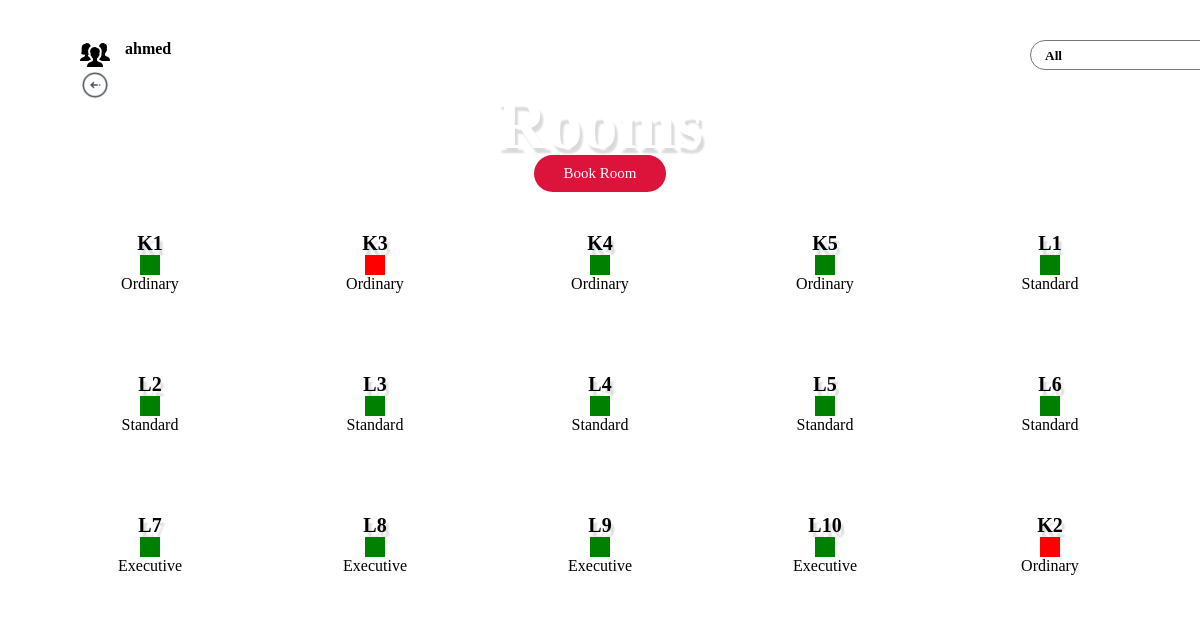
/receptionist/emp_rooms (signed in), run on an earlier commit of the app's database.
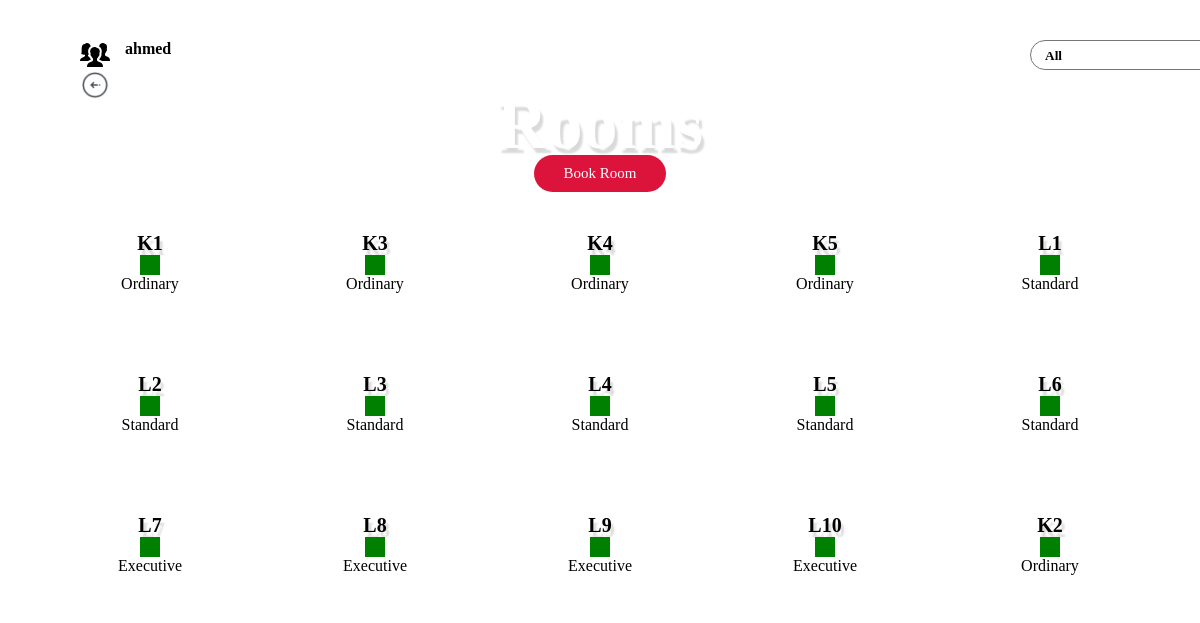
And on a later commit of the database.
### receptionist/models.py (models this page shows, shortened)
class Room(models.Model):
    name = models.TextField(max_length=100, primary_key=True, unique=True)
    capacity = models.IntegerField()
    sizes = (
        ('Executive', 'Executive'),
        ('Ordinary', 'Ordinary'),
        ('Standard', 'Standard'),
        )
    grade = models.CharField(max_length=100, choices=sizes)
    price = models.IntegerField()
    availability = models.BooleanField(default=True)
    next_booked_date = models.DateField(null=True, blank=True)
    next_free_date = models.DateField(null=True, blank=True)

### receptionist/views.py (the view)
@login_required(login_url = './emp_login')
def emp_rooms(request):
    all_rooms = Room.objects.all()
    today = date.today()
    for each_room in all_rooms:
        check = Booking.objects.filter(room_name=each_room.name).first()
        if check is not None and check.active is True:
            print( each_room.name + str(daterange(check.arrival, check.departure)))
            dates = daterange(check.arrival, check.departure)
            for datey in dates:
                if datey == today:
                    each_room.availability = False
                    each_room.save()
                    print('done')
                    break
                else:
                    each_room.availability = True
                    each_room.save()
    return render(request, 'emp_rooms.html', {'all_rooms': all_rooms})

### receptionist/views.py (called while the page is built)
def daterange(start, end):
    return [start + timedelta(n) for n in range(int((end - start).days))]

### templates/emp_rooms.html (shortened to what this page needs)
{% load static %}
<!DOCTYPE html>
<html lang="en">
<head>
    <link rel="stylesheet" href={% static "style.css" %}>
</head>
<body class="body2">
    <div class="container dash">
        <h1 class="h1">Rooms</h1>
        <div class="logout1">
            <div class="iden">
                <img src={% static  "./images/icons/people_60px.png" %} alt="">
                {% if user.is_authenticated %}
                <p>{{user.username}}</p>
                {% endif %}
            </div>
            <a href="./emp_dashboard"><img src={% static "./images/icons/back_arrow_64px.png" %} alt=""></a>
        </div>
        <a href="./emp_book_room" target="_blank" class="book">Book Room</a>
        <div class="filter">
            <select name="filter" id="select" onchange="getSelectedValue();">
                <option value="all">All</option>
            </select>
        </div>
        <div class="boxes">
            {% for room in all_rooms %}
            {% if room.availability is False and room.grade == 'Ordinary' %}
            <div class="each emp r o">
                <a href="./emp_room/{{room.name}}">{{room.name}}</a>
                <span class="color red"></span>
                <p class="type">{{room.grade}}</p>
            </div>
            {% elif room.availability is False and room.grade == 'Standard' %}
            <div class="each emp r s">
                <a href="./emp_room/{{room.name}}">{{room.name}}</a>
                <span class="color red"></span>
                <p class="type">{{room.grade}}</p>
            </div>
            {% elif room.availability is False and room.grade == 'Executive' %}
            <div class="each emp r e">
                <a href="./emp_room/{{room.name}}">{{room.name}}</a>
                <span class="color red"></span>
                <p class="type">{{room.grade}}</p>
            </div>
            {% elif room.availability is True and room.grade == 'Executive' %}
            <div class="each emp g e">
                <a href="./emp_room/{{room.name}}">{{room.name}}</a>
                <span class="color green"></span>
                <p class="type">{{room.grade}}</p>
            </div>
            {% elif room.availability is True and room.grade == 'Standard' %}
            <div class="each emp g s">
                <a href="./emp_room/{{room.name}}">{{room.name}}</a>
                <span class="color green"></span>
                <p class="type">{{room.grade}}</p>
            </div>
            {% elif room.availability is True and room.grade == 'Ordinary' %}
            <div class="each emp g o">
                <a href="./emp_room/{{room.name}}">{{room.name}}</a>
                <span class="color green"></span>
                <p class="type">{{room.grade}}</p>
            </div>
            {% endif %}
            {% endfor %}
        </div>
    </div>
</body>
</html>

What changed in the data, as far as the page shows it:
changed Room "K3": availability False → True (drawn)
changed Room "K2": availability False → True (drawn)
